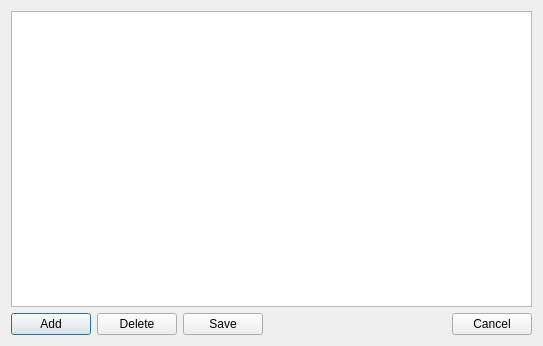
<?xml version="1.0" encoding="UTF-8"?>
<ui version="4.0">
 <class>SubTableView</class>
 <widget class="QDialog" name="SubTableView">
  <property name="geometry">
   <rect>
    <x>0</x>
    <y>0</y>
    <width>543</width>
    <height>346</height>
   </rect>
  </property>
  <property name="windowTitle">
   <string>Dialog</string>
  </property>
  <layout class="QVBoxLayout" name="verticalLayout">
   <item>
    <widget class="QTableView" name="tableView"/>
   </item>
   <item>
    <layout class="QHBoxLayout" name="horizontalLayout">
     <item>
      <widget class="QPushButton" name="pbAdd">
       <property name="text">
        <string>Add</string>
       </property>
      </widget>
     </item>
     <item>
      <widget class="QPushButton" name="pbDelete">
       <property name="text">
        <string>Delete</string>
       </property>
      </widget>
     </item>
     <item>
      <widget class="QPushButton" name="pbSave">
       <property name="text">
        <string>Save</string>
       </property>
      </widget>
     </item>
     <item>
      <spacer name="horizontalSpacer">
       <property name="orientation">
        <enum>Qt::Horizontal</enum>
       </property>
       <property name="sizeHint" stdset="0">
        <size>
         <width>40</width>
         <height>20</height>
        </size>
       </property>
      </spacer>
     </item>
     <item>
      <widget class="QPushButton" name="pbCancel">
       <property name="text">
        <string>Cancel</string>
       </property>
      </widget>
     </item>
    </layout>
   </item>
  </layout>
 </widget>
 <resources/>
 <connections>
  <connection>
   <sender>pbAdd</sender>
   <signal>clicked()</signal>
   <receiver>SubTableView</receiver>
   <slot>addRow()</slot>
   <hints>
    <hint type="sourcelabel">
     <x>49</x>
     <y>324</y>
    </hint>
    <hint type="destinationlabel">
     <x>271</x>
     <y>172</y>
    </hint>
   </hints>
  </connection>
  <connection>
   <sender>pbDelete</sender>
   <signal>clicked()</signal>
   <receiver>SubTableView</receiver>
   <slot>deleteRecord()</slot>
   <hints>
    <hint type="sourcelabel">
     <x>135</x>
     <y>324</y>
    </hint>
    <hint type="destinationlabel">
     <x>271</x>
     <y>172</y>
    </hint>
   </hints>
  </connection>
  <connection>
   <sender>pbSave</sender>
   <signal>clicked()</signal>
   <receiver>SubTableView</receiver>
   <slot>saveRecord()</slot>
   <hints>
    <hint type="sourcelabel">
     <x>221</x>
     <y>324</y>
    </hint>
    <hint type="destinationlabel">
     <x>271</x>
     <y>172</y>
    </hint>
   </hints>
  </connection>
  <connection>
   <sender>pbCancel</sender>
   <signal>clicked()</signal>
   <receiver>SubTableView</receiver>
   <slot>close()</slot>
   <hints>
    <hint type="sourcelabel">
     <x>492</x>
     <y>324</y>
    </hint>
    <hint type="destinationlabel">
     <x>271</x>
     <y>172</y>
    </hint>
   </hints>
  </connection>
 </connections>
 <slots>
  <slot>addRow()</slot>
  <slot>saveRecord()</slot>
  <slot>deleteRecord()</slot>
 </slots>
</ui>
